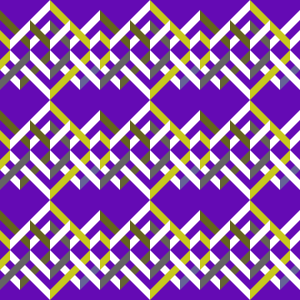
Frame 1 (no input)
Frame 60 (the mouse pressed at the canvas centre just before this capture): identical to frame 1, image omitted
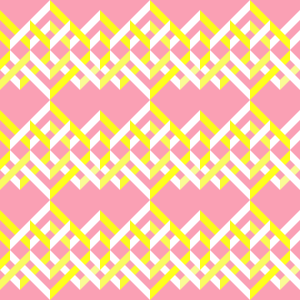
Frame 120 (the mouse held since frame 60 and released just before this capture)

The Processing sketch that drew these frames (run headless with seeded random() and noise(); from frame 60 on, the mouse is pressed at the canvas centre):

// Processing sketch: processing_93404
// ── processing_93404.pde

//declare variables once at top
int x=50;
int y=50;
int zzColour=255;
int zzSize=60;
void setup() {
  size(300,300);
  background(255);

}

void draw() {
  background(mouseX+100,mouseY+10,180);
  //translate(mouseX, mouseY);
  fill(245);
  noStroke();
  beginShape();
 //center of form out
  for(int x=0; x <1000; x+=100)
  for(int y=0 ; y <1000 ; y+=100){
    pushMatrix();
    translate(x,y);
   
    //zigzag01
    fill(mouseX+100,mouseY+100,30);
    quad(0,10,30,40,30,50,0,20);
    fill(255);
    quad(30,40,50,20,50,30,30,50);
    fill(mouseX+100,mouseY+100,80);
    quad(50,20,70,40,70,50,50,30);
    fill(255);
    quad(70,40,100,10,100,20,70,50);
 
 
    //zigzag02
    fill(255);
    quad(00,60,20,80,20,90,00,70);
    fill(pmouseX+100,pmouseY+100,50);
    quad(20,80,50,50,50,60,20,90);
    fill(255);
    quad(50,50,80,80,80,90,50,60);
    fill(pmouseX+100,pmouseY+100,150);
    quad(80,80,100,60,100,70,80,90);
 
    //zigzag03
    fill(mouseX+200,mouseY+200,30);
    quad(00,30,10,40,10,50,00,40);
    fill(255);
    quad(10,40,50,00,50,10,10,50);
    fill(mouseX+200,mouseY+200,30);
    quad(50,00,90,40,90,50,50,10);
    fill(255);
    quad(90,40,100,30,100,40,90,50);
 
    //zigzag04
    fill(mouseX+200,mouseY+200,30);
    quad(00,60,10,50,10,60,00,70);
    fill(255);
    quad(10,50,50,90,50,100,10,60);
    fill(mouseX+200,mouseY+200,30);
    quad(50,90,90,50,90,60,50,100);
    fill(255);
    quad(90,50,100,60,100,70,90,60);
 
    //zigzag05
    fill(mouseX+100,mouseY+100,100);
    quad(00,80,30,50,30,60,00,90);
    fill(255);
    quad(30,50,50,70,50,80,30,60);
    fill(mouseX+100,mouseY+100,100);
    quad(50,70,70,50,70,60,50,80);
    fill(255);
    quad(70,50,100,80,100,90,70,60);
 
    //zigzag06
    fill(mouseX+100,mouseY+100,30);
    quad(30,20,50,40,50,50,30,30);
    fill(255);
    quad(50,40,70,20,70,30,50,50);
 
    popMatrix();
  
  }

  endShape(CLOSE);
  

}
